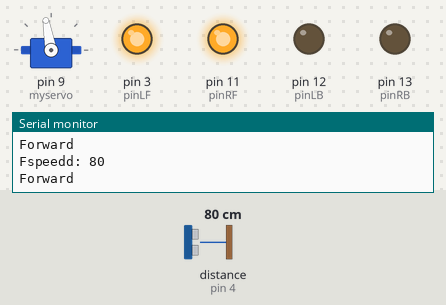
The sketch below on a simulated Arduino Uno, built with avr-gcc and run on an emulated ATmega328P. Shown: servo, output pins drawn as LEDs (lit = HIGH), the last lines printed to the serial monitor. Wiring (inferred from the names in the program): ultrasonic range finder: trigger pin 5; echo pin 4. Dashed ring = blinking. The inputs (shaded band) are chosen by the test bench; at power-on: distance to the obstacle (sensor on pin 4) 80 cm. The echo pulse lasts 58.3 µs per cm; pins used as bus, display or sensor lines are not drawn.

Above: at 1.2 s.
1.3 s: distance to the obstacle (sensor on pin 4) set to 29 cm
2.8 s: distance to the obstacle (sensor on pin 4) set to 24 cm
At 4.4 s:
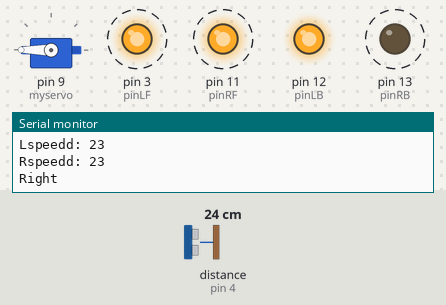
5.8 s: distance to the obstacle (sensor on pin 4) set to 12 cm
8.8 s: distance to the obstacle (sensor on pin 4) set to 9 cm
At 11.7 s:
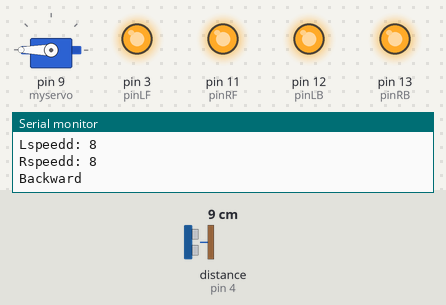
11.8 s: distance to the obstacle (sensor on pin 4) set to 18 cm
At 14.7 s:
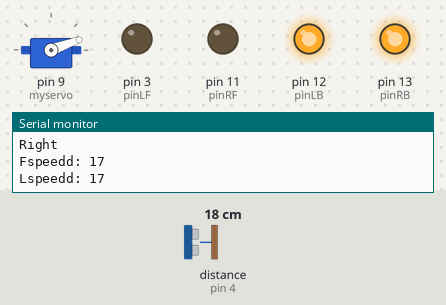
14.8 s: distance to the obstacle (sensor on pin 4) set to 2 cm
At 15.9 s:
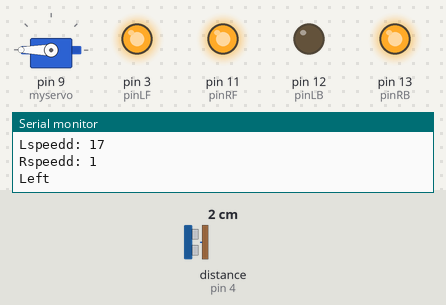
Timing chart, 0 to 18.8 s (numbered marks = the images above; inputs shaded):
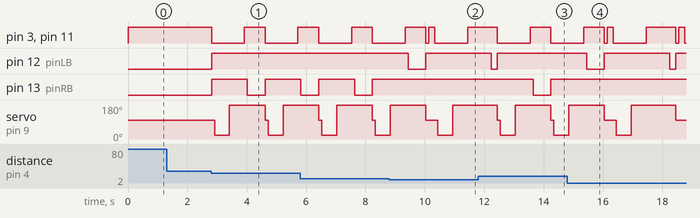

Measured:
- the behaviour switches between 26 and 25 cm on distance to the obstacle (sensor on pin 4) (found by bisection; images 0 and 1)
- the behaviour switches between 11 and 10 cm on distance to the obstacle (sensor on pin 4) (found by bisection; images 1 and 2)
- after the input at 2.8 s, pin 3 (pinLF), pin 11 (pinRF): alternates HIGH for 0.70 s and LOW for 1.1 s, starting at once
- after the input at 8.8 s, pin 12 (pinLB): HIGH → LOW after 0.64 s, → HIGH 0.60 s later; pin 13 (pinRB): stays HIGH (without the input it goes to LOW after 0.64 s)
- after the input at 11.8 s, pin 13 (pinRB): HIGH → LOW after 1.8 s, → HIGH 0.60 s later
- after the input at 14.8 s, pin 12 (pinLB): HIGH → LOW after 0.65 s, → HIGH 0.60 s later, → LOW 2.2 s later, → HIGH 0.20 s later; pin 13 (pinRB): stops changing and stays HIGH

The sketch:

3-ObstacleAvoidanceTank.ino
```cpp
/*
    L = Left
    R = Right
    F = forward
    B = backward
*/
#include <Servo.h>
int pinLB = 12;       // define pin 12
int pinLF = 3;        // define pin 3
int pinRB = 13;       // define pin 13
int pinRF = 11;       // define pin 11
////////////////////////////////
int inputPin = 4;     // define pin for sensor echo
int outputPin = 5;    // define pin for sensor trig

int Fspeedd = 0;      // forward speed
int Rspeedd = 0;      // right speed
int Lspeedd = 0;      // left speed
int directionn = 0;   // forward=8 backward=2 left=4 right=6
Servo myservo;        // set myservo
int delay_time = 250; // settling time after steering servo motor moving B
int Fgo = 8;          // Move F
int Rgo = 6;          // move to the R
int Lgo = 4;          // move to the L
int Bgo = 2;          // move B
int homeSM = 100;     // home set the servo motor

void setup()
{
  Serial.begin(9600);          // Define motor output pin
  pinMode(pinLB, OUTPUT);      // pin 12
  pinMode(pinLF, OUTPUT);      // pin 3 (PWM)
  pinMode(pinRB, OUTPUT);      // pin 13
  pinMode(pinRF, OUTPUT);      // pin 11 (PWM)
  pinMode(inputPin, INPUT);    // define input pin for sensor
  pinMode(outputPin, OUTPUT);  // define output pin for sensor
  myservo.attach(9);           // Define servo motor output pin to D9 (PWM)
}

void advance()      // move forward
{
  digitalWrite(pinLB, LOW);   // right wheel moves forward
  digitalWrite(pinRB, LOW);   // left wheel moves forward
  analogWrite(pinLF, 255);
  analogWrite(pinRF, 255);
}

void stopp()        // stop
{
  digitalWrite(pinLB, HIGH);
  digitalWrite(pinRB, HIGH);
  analogWrite(pinLF, 0);
  analogWrite(pinRF, 0);
}

void right()        // turn right (single wheel)
{
  digitalWrite(pinLB, HIGH); // wheel on the left moves forward
  digitalWrite(pinRB, LOW);  // wheel on the right moves backward
  analogWrite(pinLF, 255);
  analogWrite(pinRF, 255);
}

void left()         // turn left (single wheel)
{
  digitalWrite(pinLB, LOW);  // wheel on the left moves backward
  digitalWrite(pinRB, HIGH); // wheel on the right moves forward
  analogWrite(pinLF, 255);
  analogWrite(pinRF, 255);
}

void back()         // move backward
{
  digitalWrite(pinLB, HIGH); // motor moves to left rear
  digitalWrite(pinRB, HIGH); // motor moves to right rear
  analogWrite(pinLF, 255);
  analogWrite(pinRF, 255);
}

void detection()    // measure 3 angles (20.100.180)
{
  ask_pin_F();              // read the distance ahead
  if (Fspeedd < 10)         // if distance ahead is <10cm
  {
    stopp();                // clear data
    delay(100);
    back();                 // move backward for 0.2S
    delay(200);
  }
  if (Fspeedd < 25)         // if distance ahead is <25cm
  {
    stopp();
    delay(100);             // clear data
    ask_pin_L();            // read distance on the left
    delay(delay_time);      // stabilizing time for servo motor
    ask_pin_R();            // read distance on the right
    delay(delay_time);      // stabilizing time for servo motor

    if (Lspeedd > Rspeedd)                   // if distance on the left is >distance on the right
    {
      directionn = Lgo;                      // move to the L
    }
    else if (Lspeedd <= Rspeedd)             // if distance on the left is <= distance on the right
    {
      directionn = Rgo;                      // move to the right
    }

    if (Lspeedd < 10 && Rspeedd < 10)        // if distance on left and right are both <10cm
    {
      directionn = Bgo;                      // move backward
    }
  }
  else                                       // if distance ahead is >25cm
  {
    directionn = Fgo;                        // move forward
  }
}

void ask_pin_F()    // measure the distance ahead
{
  myservo.write(homeSM);
  digitalWrite(outputPin, LOW);               // ultrasonic sensor transmit low level signal 2μs
  delayMicroseconds(2);
  digitalWrite(outputPin, HIGH);              // ultrasonic sensor transmit high level signal10μs, at least 10μs
  delayMicroseconds(10);
  digitalWrite(outputPin, LOW);               // keep transmitting low level signal
  float Fdistance = pulseIn(inputPin, HIGH);  // read the time in between
  Fdistance = Fdistance / 5.8 / 10;           // convert time into distance (unit: cm)
  Fspeedd = Fdistance;                        // read the distance into Fspeedd
  Serial.println("Fspeedd: " + String(Fspeedd));
}

void ask_pin_L()    // measure distance on the left
{
  myservo.write(homeSM - 80);
  delay(delay_time);
  digitalWrite(outputPin, LOW);               // ultrasonic sensor transmit low level signal 2μs
  delayMicroseconds(2);
  digitalWrite(outputPin, HIGH);              // ultrasonic sensor transmit high level signal10μs, at least 10μs
  delayMicroseconds(10);
  digitalWrite(outputPin, LOW);               // keep transmitting low level signal
  float Ldistance = pulseIn(inputPin, HIGH);  // read the time in between
  Ldistance = Ldistance / 5.8 / 10;           // convert time into distance (unit: cm)
  Lspeedd = Ldistance;                        // read the distance into Lspeedd
  Serial.println("Lspeedd: " + String(Lspeedd));
}

void ask_pin_R()    //  measure distance on the right
{
  myservo.write(homeSM + 80);
  delay(delay_time);
  digitalWrite(outputPin, LOW);               // ultrasonic sensor transmit low level signal 2μs
  delayMicroseconds(2);
  digitalWrite(outputPin, HIGH);              // ultrasonic sensor transmit high level signal10μs, at least 10μs
  delayMicroseconds(10);
  digitalWrite(outputPin, LOW);               // keep transmitting low level signal
  float Rdistance = pulseIn(inputPin, HIGH);  // read the time in between
  Rdistance = Rdistance / 5.8 / 10;           // convert time into distance (unit: cm)
  Rspeedd = Rdistance;                        // read the distance into Rspeedd
  Serial.println("Rspeedd: " + String(Rspeedd));
}

void loop()
{
  myservo.write(homeSM);  // home set the servo motor, ready for next measurement
  detection();            // measure the angle and determine which direction to move
  if (directionn == Bgo)  // if directionn= 2
  {
    Serial.println("Backward");
    back();
    delay(800);           //  go backward
    left();
    delay(200);           // Move slightly to the left (to prevent stuck in dead end)
  }
  if (directionn == Rgo)  // if directionn = 6
  {
    Serial.println("Right");
    back();
    delay(100);
    right();
    delay(600);           // turn right
  }
  if (directionn == Lgo)  // if directionn = 4
  {
    Serial.println("Left");
    back();
    delay(100);
    left();
    delay(600);           // turn left
  }
  if (directionn == Fgo)  // if directionn = 8
  {
    Serial.println("Forward");
    advance();            // move forward
    delay(100);
  }
}
```
